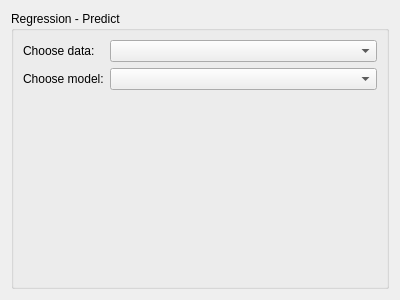
<?xml version="1.0" encoding="UTF-8"?>
<ui version="4.0">
 <class>Form</class>
 <widget class="QWidget" name="Form">
  <property name="geometry">
   <rect>
    <x>0</x>
    <y>0</y>
    <width>400</width>
    <height>300</height>
   </rect>
  </property>
  <property name="windowTitle">
   <string>Form</string>
  </property>
  <layout class="QVBoxLayout" name="verticalLayout">
   <item>
    <widget class="QGroupBox" name="formGroupBox">
     <property name="title">
      <string>Regression - Predict</string>
     </property>
     <layout class="QFormLayout" name="formLayout">
      <property name="fieldGrowthPolicy">
       <enum>QFormLayout::AllNonFixedFieldsGrow</enum>
      </property>
      <item row="1" column="0">
       <widget class="QLabel" name="chooseModelLabel">
        <property name="text">
         <string>Choose model:</string>
        </property>
       </widget>
      </item>
      <item row="0" column="1">
       <widget class="QComboBox" name="chooseDataComboBox"/>
      </item>
      <item row="1" column="1">
       <widget class="QComboBox" name="chooseModelComboBox"/>
      </item>
      <item row="0" column="0">
       <widget class="QLabel" name="chooseDataLabel">
        <property name="text">
         <string>Choose data:</string>
        </property>
       </widget>
      </item>
     </layout>
    </widget>
   </item>
  </layout>
 </widget>
 <resources/>
 <connections/>
</ui>
